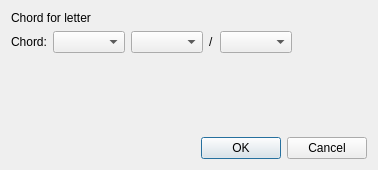
<?xml version="1.0" encoding="UTF-8"?>
<ui version="4.0">
 <class>Dialog</class>
 <widget class="QDialog" name="Dialog">
  <property name="geometry">
   <rect>
    <x>0</x>
    <y>0</y>
    <width>378</width>
    <height>170</height>
   </rect>
  </property>
  <property name="windowTitle">
   <string>Chord Selector</string>
  </property>
  <layout class="QVBoxLayout" name="verticalLayout">
   <item>
    <widget class="QLabel" name="label">
     <property name="text">
      <string>Chord for letter</string>
     </property>
    </widget>
   </item>
   <item>
    <layout class="QHBoxLayout" name="horizontalLayout">
     <item>
      <widget class="QLabel" name="label_2">
       <property name="text">
        <string>Chord:</string>
       </property>
      </widget>
     </item>
     <item>
      <widget class="QComboBox" name="note_menu"/>
     </item>
     <item>
      <widget class="QComboBox" name="chord_type_menu"/>
     </item>
     <item>
      <widget class="QLabel" name="label_3">
       <property name="text">
        <string>/</string>
       </property>
      </widget>
     </item>
     <item>
      <widget class="QComboBox" name="bass_menu"/>
     </item>
     <item>
      <spacer name="horizontalSpacer">
       <property name="orientation">
        <enum>Qt::Horizontal</enum>
       </property>
       <property name="sizeHint" stdset="0">
        <size>
         <width>40</width>
         <height>20</height>
        </size>
       </property>
      </spacer>
     </item>
    </layout>
   </item>
   <item>
    <spacer name="verticalSpacer">
     <property name="orientation">
      <enum>Qt::Vertical</enum>
     </property>
     <property name="sizeHint" stdset="0">
      <size>
       <width>20</width>
       <height>50</height>
      </size>
     </property>
    </spacer>
   </item>
   <item>
    <widget class="QDialogButtonBox" name="buttonBox">
     <property name="orientation">
      <enum>Qt::Horizontal</enum>
     </property>
     <property name="standardButtons">
      <set>QDialogButtonBox::Cancel|QDialogButtonBox::Ok</set>
     </property>
    </widget>
   </item>
  </layout>
 </widget>
 <resources/>
 <connections>
  <connection>
   <sender>buttonBox</sender>
   <signal>accepted()</signal>
   <receiver>Dialog</receiver>
   <slot>accept()</slot>
   <hints>
    <hint type="sourcelabel">
     <x>248</x>
     <y>254</y>
    </hint>
    <hint type="destinationlabel">
     <x>157</x>
     <y>274</y>
    </hint>
   </hints>
  </connection>
  <connection>
   <sender>buttonBox</sender>
   <signal>rejected()</signal>
   <receiver>Dialog</receiver>
   <slot>reject()</slot>
   <hints>
    <hint type="sourcelabel">
     <x>316</x>
     <y>260</y>
    </hint>
    <hint type="destinationlabel">
     <x>286</x>
     <y>274</y>
    </hint>
   </hints>
  </connection>
 </connections>
</ui>
